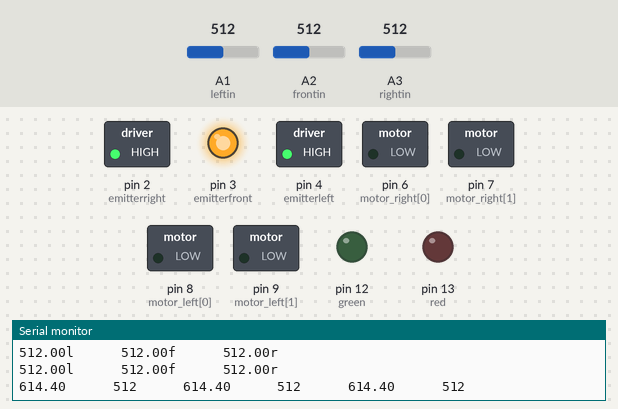
Bench run of a sketch on a simulated Arduino Uno, built with avr-gcc and run on an emulated ATmega328P. Shown: switched loads named in the sketch (green lamp = pin HIGH), output pins drawn as LEDs (lit = HIGH), the last lines printed to the serial monitor. The inputs (shaded band) are chosen by the test bench; at power-on: A1 (leftin) = 512, A2 (frontin) = 512, A3 (rightin) = 512.

Above: at 21.12 s.
At 22.0 s:
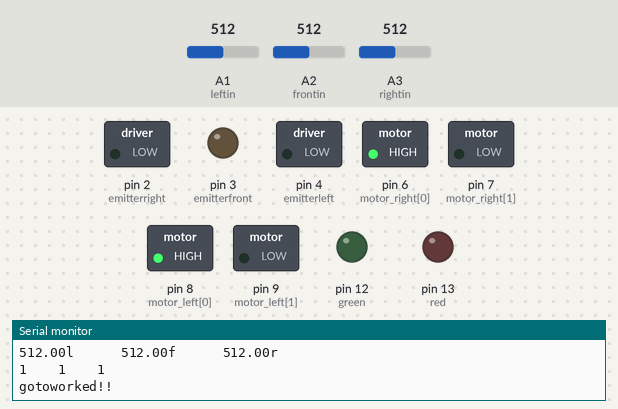
At 22.77 s:
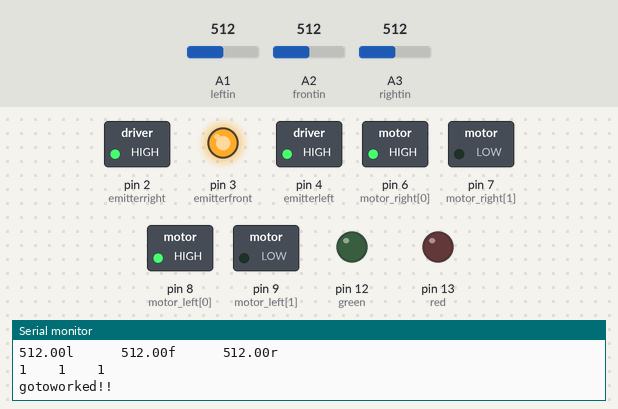
At 22.9 s:
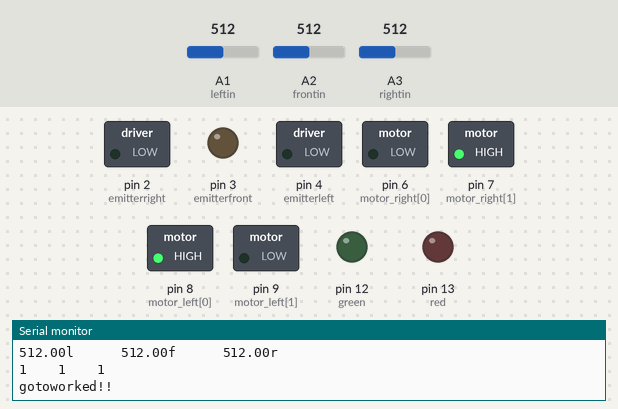
Timing chart, 0 to 24.1 s (numbered marks = the images above):
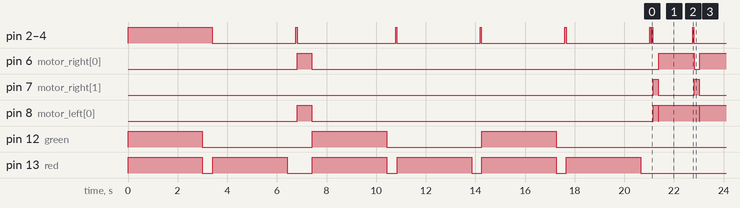

The sketch:

ir_l293d_calibrate_sense_block.ino
```cpp
int motor_right[] = {6, 7};
int motor_left[] = {8, 9};
int emitterleft=4;
int emitterright=2;
int emitterfront=3;
int frontin=A2;
int rightin=A3;
int leftin=A1;
int turndelay=580;
int red=13;
int green=12;
int strip=0;
int q;

int r,l,f,key,rightlow,leftlow,frontlow,i,fvalues[5],rvalues[5],lvalues[5];
float rightref,leftref,frontref,valueleft,valueright,valuefront;
void setup() {
  // put your setup code here, to run once:
initialize();
emitteron();
calibrate();

}

void loop() {
 for(q=1;q>0;q++){

  digital();
  /*
if(l==0&&r!=0)
  {drive_forward();
     delay(300);
     motor_stop();
    if(l==0)
    { key=1;goto g;}
    else{strip++;continue;}

  }
  if(r==0&&l!=0)
 {drive_forward();
     delay(300);
     motor_stop();
   if(r==0)
  {key=3;goto g;}

    else
    {strip++;continue;}
  } */

if(l==0)//Case to move left
  {

      key=1;


  }

else if(f==0)//Case to go straight
key=2;
else if(r==0)//Case to move left
  {

      key=3;


  }
else//Case for u turn
key=4;
g:
Serial.println("gotoworked!!");

drive_forward();
delay(200);
motor_stop();
switch(key)
{case 1:
drive_forward();
delay(1800);
motor_stop();
delay(500);
if(strip%2==0)
{digitalWrite(red,HIGH);
delay(1500);
digitalWrite(red,LOW);}
else
{digitalWrite(green,HIGH);
delay(500);
digitalWrite(green,LOW);}
strip=0;

turn_left();
delay(turndelay);
motor_stop();
drive_forward();
delay(350);
motor_stop();
break;
case 2:
drive_forward();
delay(250);
motor_stop();
break;
case 3:
drive_forward();
delay(1800);
motor_stop();
delay(500);
if(strip%2==0)
{digitalWrite(red,HIGH);
delay(1500);
digitalWrite(red,LOW);}
else
{digitalWrite(green,HIGH);
delay(1500);
digitalWrite(green,LOW);}
strip=0;
turn_right();
delay(turndelay);
motor_stop();
drive_forward();
delay(350);
motor_stop();
break;
case 4:
turn_right();
delay(turndelay);

delay(100);
turn_right();
delay(turndelay);
delay(100);
break;
}


 } }


//Function to read vlaues from all recievers and store it
void sense()
{
digitalWrite(emitterfront,HIGH);
digitalWrite(emitterright,HIGH);
digitalWrite(emitterleft,HIGH);
delay(50);
 valuefront=analogRead(frontin);
valueright=analogRead(rightin);
valueleft=analogRead(leftin);
digitalWrite(emitterfront,LOW);
digitalWrite(emitterright,LOW);
digitalWrite(emitterleft,LOW);


Serial.print(valueleft);
Serial.print("l      ");
Serial.print(valuefront);
Serial.print("f      ");
Serial.print(valueright);
Serial.println("r");
delay(10);


}


//Function to read the status of right sensor
int rightblock(int rightread){

if(rightread<=rightref)
{return 1;}
else
{return 0;}
}


//Function to read the status of the front sensor
int frontblock(int frontread){
if(frontread<=frontref)
{return 1;}
else
{return 0;}
}


//Function to read the status of the left sensor
int leftblock(int leftread){
if(leftread<=leftref)
{return 1;}
else
{return 0;}
}


//Function to calibrate values of all sensors
void calibrate()
{

  //front calibration
digitalWrite(red,HIGH);
digitalWrite(green,HIGH);
delay(3000);
digitalWrite(red,LOW);
digitalWrite(green,LOW);


delay(350);
sense();
frontref=valuefront;

digitalWrite(red,HIGH);
delay(3000);
digitalWrite(red,LOW);

delay(350);
sense();
frontlow=valuefront;

turn_right();
delay(turndelay);
motor_stop();


  //left calibration
  digitalWrite(red,HIGH);
digitalWrite(green,HIGH);
delay(3000);
digitalWrite(red,LOW);
digitalWrite(green,LOW);

delay(350);
sense();
leftref=valueleft;

digitalWrite(red,HIGH);
delay(3000);
digitalWrite(red,LOW);

delay(350);
  sense();
leftlow=valueleft;

 digitalWrite(red,HIGH);
digitalWrite(green,HIGH);
delay(3000);
digitalWrite(red,LOW);
digitalWrite(green,LOW);


//right calibration


delay(350);
sense();
rightref=valueright;

digitalWrite(red,HIGH);
delay(3000);
digitalWrite(red,LOW);

delay(350);
 sense();
rightlow=valueright;


rightref*=1.2;
leftref*=1.2;
frontref*=1.2;

Serial.print(leftref);Serial.print("      ");
  Serial.print(leftlow);Serial.print("      ");
  Serial.print(frontref);Serial.print("      ");
  Serial.print(frontlow);Serial.print("      ");
  Serial.print(rightref);Serial.print("      ");
  Serial.println(rightlow);
}


//Function to switch all emitters on
void emitteron()
{
  digitalWrite(emitterfront,HIGH);
  digitalWrite(emitterright,HIGH);
  digitalWrite(emitterleft,HIGH);
}


//Function to set all pinModes
void initialize(){
  Serial.begin(9600);

pinMode(frontin,INPUT);
pinMode(rightin,INPUT);
pinMode(leftin,INPUT);
pinMode(emitterleft,OUTPUT);
pinMode(emitterright,OUTPUT);
pinMode(emitterfront,OUTPUT);
pinMode(red,OUTPUT);
pinMode(green,OUTPUT);
digitalWrite(emitterfront,HIGH);
digitalWrite(emitterright,HIGH);
digitalWrite(emitterleft,HIGH);

 // Setup motors
 int i;
 for(i = 0; i < 2; i++){
 pinMode(motor_left[i], OUTPUT);
 pinMode(motor_right[i], OUTPUT);
 }

}


//Function to stop both the motors
void motor_stop(){
 digitalWrite(motor_left[0], LOW);
 digitalWrite(motor_left[1], LOW);

 digitalWrite(motor_right[0], LOW);
 digitalWrite(motor_right[1], LOW);
 delay(25);
}


//Function to turn right
void turn_right(){
 digitalWrite(motor_left[0], HIGH);
 digitalWrite(motor_left[1], LOW);

 digitalWrite(motor_right[0], HIGH);
 digitalWrite(motor_right[1], LOW);

}

//Function to turn left

void turn_left(){
 digitalWrite(motor_left[0], LOW);
 digitalWrite(motor_left[1], HIGH);

 digitalWrite(motor_right[0], LOW);
 digitalWrite(motor_right[1], HIGH);

}


//Function to drive backwards
void drive_backward(){
 digitalWrite(motor_left[0], LOW);
 digitalWrite(motor_left[1], HIGH);

 digitalWrite(motor_right[0], HIGH);
 digitalWrite(motor_right[1], LOW);
}


//Function to drive forward
void drive_forward(){
 digitalWrite(motor_left[0], HIGH);
 digitalWrite(motor_left[1], LOW);

 digitalWrite(motor_right[0], LOW);
 digitalWrite(motor_right[1], HIGH);
}

//Function to read digital values and store it
void digital(){sense();
  r=rightblock(valueright);
  l=leftblock(valueleft);
  f=frontblock(valuefront);
  Serial.print(l);Serial.print("    ");
  Serial.print(f);Serial.print("    ");
  Serial.print(r);Serial.println(" ");
}
```

Measured:
- by itself, pin 6 (motor_right[0]): repeats every 1.6 s: HIGH 1.4 s, LOW 0.23 s
- by itself, pin 7 (motor_right[1]): alternates HIGH for 0.20 s and LOW for 1.4 s
- by itself, pin 8 (motor_left[0]): goes LOW 13.8 s, HIGH 0.20 s, 11 × (LOW 0.03 s, HIGH 1.6 s), LOW 0.03 s, then HIGH
